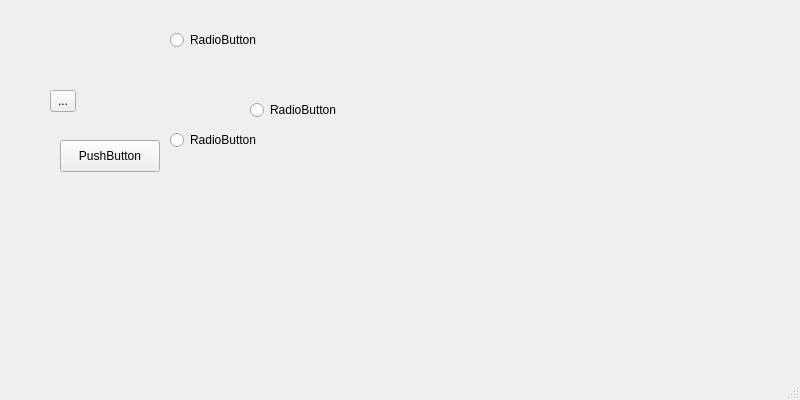
<?xml version="1.0" encoding="UTF-8"?>
<ui version="4.0">
 <class>MyWindow</class>
 <widget class="QMainWindow" name="MyWindow">
  <property name="geometry">
   <rect>
    <x>0</x>
    <y>0</y>
    <width>800</width>
    <height>400</height>
   </rect>
  </property>
  <property name="windowTitle">
   <string>MainWindow</string>
  </property>
  <widget class="QWidget" name="centralwidget">
   <widget class="QRadioButton" name="radioButton">
    <property name="geometry">
     <rect>
      <x>170</x>
      <y>30</y>
      <width>99</width>
      <height>20</height>
     </rect>
    </property>
    <property name="text">
     <string>RadioButton</string>
    </property>
   </widget>
   <widget class="QRadioButton" name="radioButton_2">
    <property name="geometry">
     <rect>
      <x>170</x>
      <y>130</y>
      <width>99</width>
      <height>20</height>
     </rect>
    </property>
    <property name="text">
     <string>RadioButton</string>
    </property>
   </widget>
   <widget class="QPushButton" name="pushButton">
    <property name="geometry">
     <rect>
      <x>60</x>
      <y>140</y>
      <width>100</width>
      <height>32</height>
     </rect>
    </property>
    <property name="text">
     <string>PushButton</string>
    </property>
   </widget>
   <widget class="QToolButton" name="toolButton">
    <property name="geometry">
     <rect>
      <x>50</x>
      <y>90</y>
      <width>26</width>
      <height>22</height>
     </rect>
    </property>
    <property name="text">
     <string>...</string>
    </property>
   </widget>
   <widget class="QRadioButton" name="radioButton_3">
    <property name="geometry">
     <rect>
      <x>250</x>
      <y>100</y>
      <width>99</width>
      <height>20</height>
     </rect>
    </property>
    <property name="text">
     <string>RadioButton</string>
    </property>
   </widget>
  </widget>
  <widget class="QMenuBar" name="menubar">
   <property name="geometry">
    <rect>
     <x>0</x>
     <y>0</y>
     <width>800</width>
     <height>24</height>
    </rect>
   </property>
  </widget>
  <widget class="QStatusBar" name="statusbar"/>
 </widget>
 <resources/>
 <connections/>
</ui>
